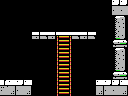

The image is a tile-based game level rendered from a .tmx file. Its description and complete source (layers, tilesets, objects, tile grids) follow:
An orthogonal 16x12 tile map with 8x8 px tiles, 1 tile layer (Tile Layer 1) and 8 objects (2x item, 2x pushable-block, big-item, breakable-right, door-right, ...).

<map version="1.0" orientation="orthogonal" renderorder="right-down" width="16" height="12" tilewidth="8" tileheight="8" nextobjectid="11">
 <properties>
  <property name="down" value="stairs" />
  <property name="left" value="hole" />
  <property name="up" value="hole" />
 </properties>
 <tileset firstgid="1" name="tiles" tilewidth="8" tileheight="8" tilecount="256" columns="16">
  <image source="tiles.png" width="128" height="128" />
 </tileset>
 <layer name="Tile Layer 1" width="16" height="12">
  <data encoding="csv">
1,1,1,1,1,1,1,1,1,1,1,1,1,1,247,247,
1,1,1,1,1,1,1,1,1,1,1,1,1,1,153,153,
1,1,1,1,1,1,1,1,1,1,1,1,1,1,196,197,
1,1,1,1,1,1,1,1,1,1,1,1,1,1,212,213,
1,1,1,1,254,144,254,105,106,144,254,144,1,1,228,229,
1,1,1,1,1,1,1,249,168,1,1,1,1,1,244,245,
1,1,1,1,1,1,1,249,168,1,1,1,1,1,196,197,
1,1,1,1,1,1,1,249,168,1,1,1,1,1,212,213,
1,1,1,1,1,1,1,249,168,1,1,1,1,1,228,229,
1,1,1,1,1,1,1,249,168,1,1,1,1,1,244,245,
151,156,247,156,1,1,1,249,168,1,1,1,156,247,247,156,
153,152,153,152,1,1,1,249,168,1,1,1,152,153,153,152
</data>
 </layer>
 <objectgroup name="objects">
  <object id="1" type="item" x="96" y="64" width="16" height="16" />
  <object id="2" type="item" x="16" y="64" width="16" height="16" />
  <object id="3" type="big-item" x="48" y="8" width="32" height="24" />
  <object id="5" type="breakable-right" x="112" y="48" width="16" height="32" />
  <object id="7" type="door-right" x="112" y="48" width="16" height="24" />
  <object id="8" type="4x4-item" x="48" y="0" width="32" height="32" />
  <object id="9" type="pushable-block" x="32" y="16" width="16" height="16" />
  <object id="10" type="pushable-block" x="80" y="16" width="16" height="16" />
 </objectgroup>
</map>
